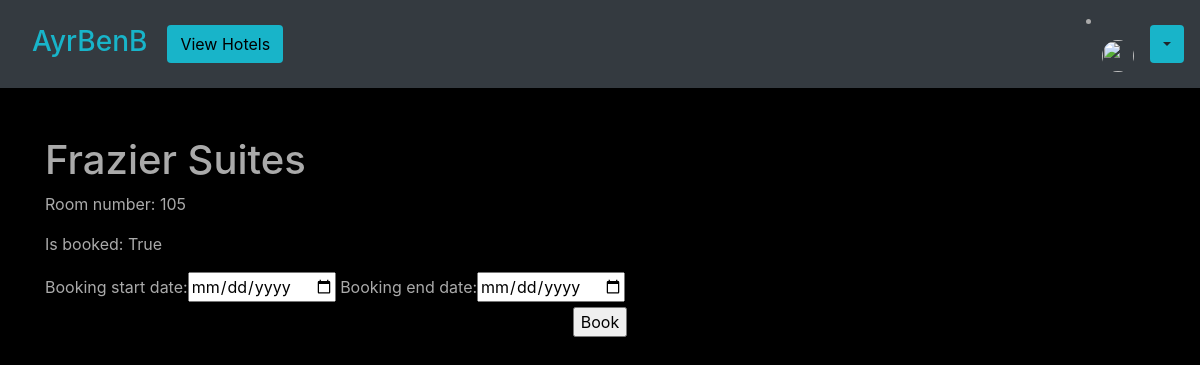
/hotel-room/fs-105, run on the app's committed database.
### base/models.py (models this page shows, shortened)
class HotelRoom(models.Model):
    hotel = models.ForeignKey(Hotel, on_delete=models.CASCADE)
    room_number = models.IntegerField(blank=False, default='000')
    is_booked = models.BooleanField(default=False)
    slug = models.SlugField()

class Hotel(models.Model):
    location = models.ForeignKey(Location, on_delete=models.CASCADE, default=True, null=True)
    hotel_name = models.CharField(max_length=100)
    hotel_rating = models.IntegerField(default=1, validators=[
            MaxValueValidator(5),
            MinValueValidator(1)
        ])
    description = models.CharField(max_length=500, blank=False, default="Lorem ipsum dolor sit amet consectetur adipisicing elit.")
    slug = models.SlugField()
    image = models.ImageField(upload_to='images/', default='images/default.jpg')

### base/views.py (the view, shortened to what this page needs)
# urls.py: path('hotel-room/<slug>', views.hotel_rooms, name='hotel-room'),
def hotel_rooms(request, slug):
    hotel_room = get_object_or_404(HotelRoom, slug=slug)
    context = {
        'room': hotel_room
    }
    if request.method == 'GET':
        form = DateForm()
        print(request.GET.get(''))
        context['form'] = form
        return render(request, "base/hotel-room.html", context)

### base/forms.py
class DateForm(forms.Form):
    booking_start_date = forms.DateField(widget=DateInput)
    booking_end_date = forms.DateField(widget=DateInput)

### base/templates/base/hotel-room.html (shortened to what this page needs)
{% extends "base/base.html" %}
{% load crispy_forms_tags %}
{% block content %}
    <h1>{{ room.hotel.hotel_name }}</h1>
    <p>Room number: {{ room.room_number }}</p>
    <p>Is booked: {{ room.is_booked }}</p>
    <form method="POST">
        {{ form.as_table }}
        <p style="text-align: center"><input type="submit" value="Book"></p>
    </form>
{% endblock content %}

### base/static/base/main.css (style rules this page uses)
body { background: #fafafa00; color: #aaaaaa; background-color: #78c2c9; }
.bg-black { background-color: rgb(0, 0, 0); }

### data on the page
HotelRoom: hotel.hotel_name "Frazier Suites", room_number "105", is_booked "True"
